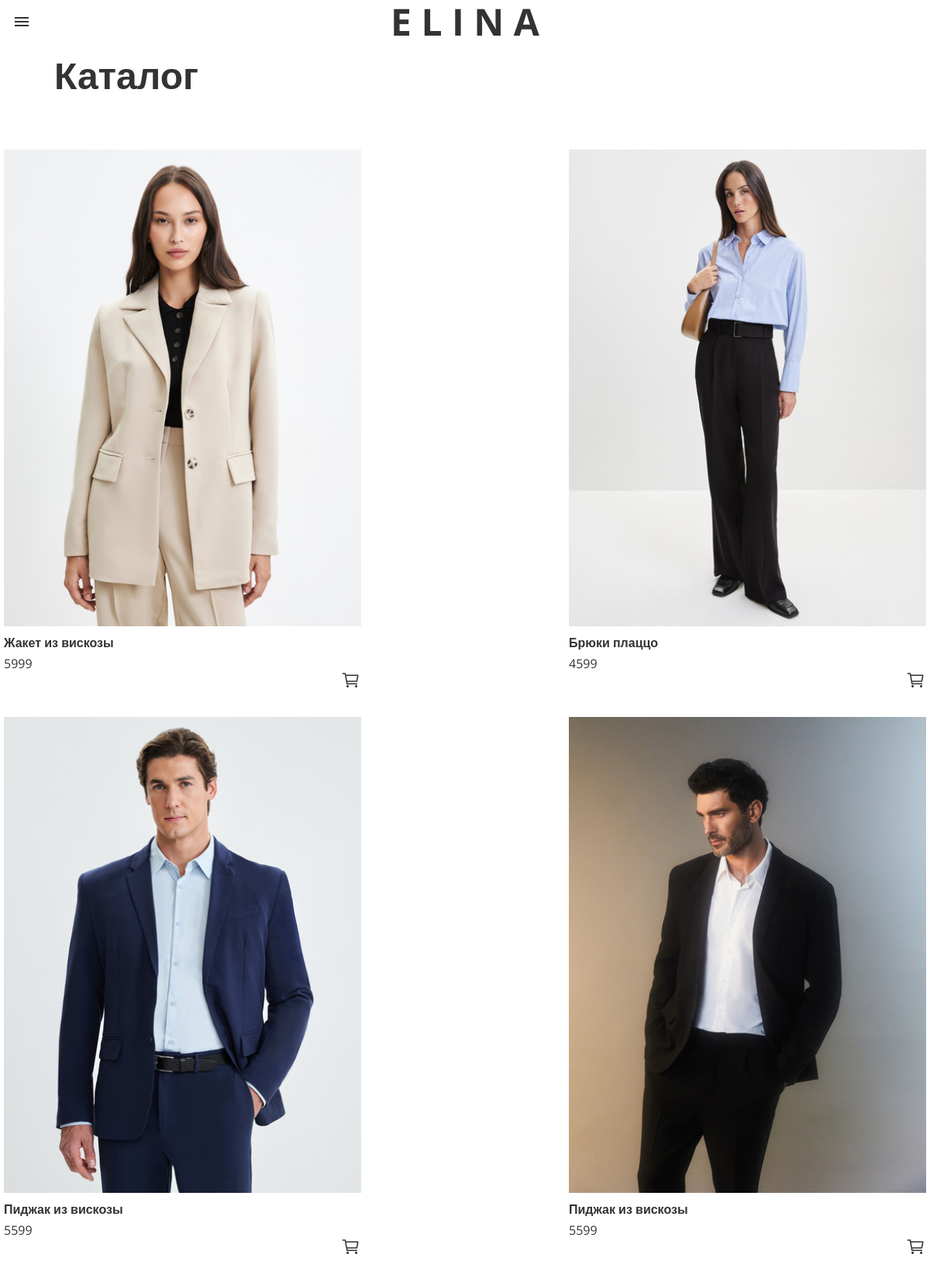
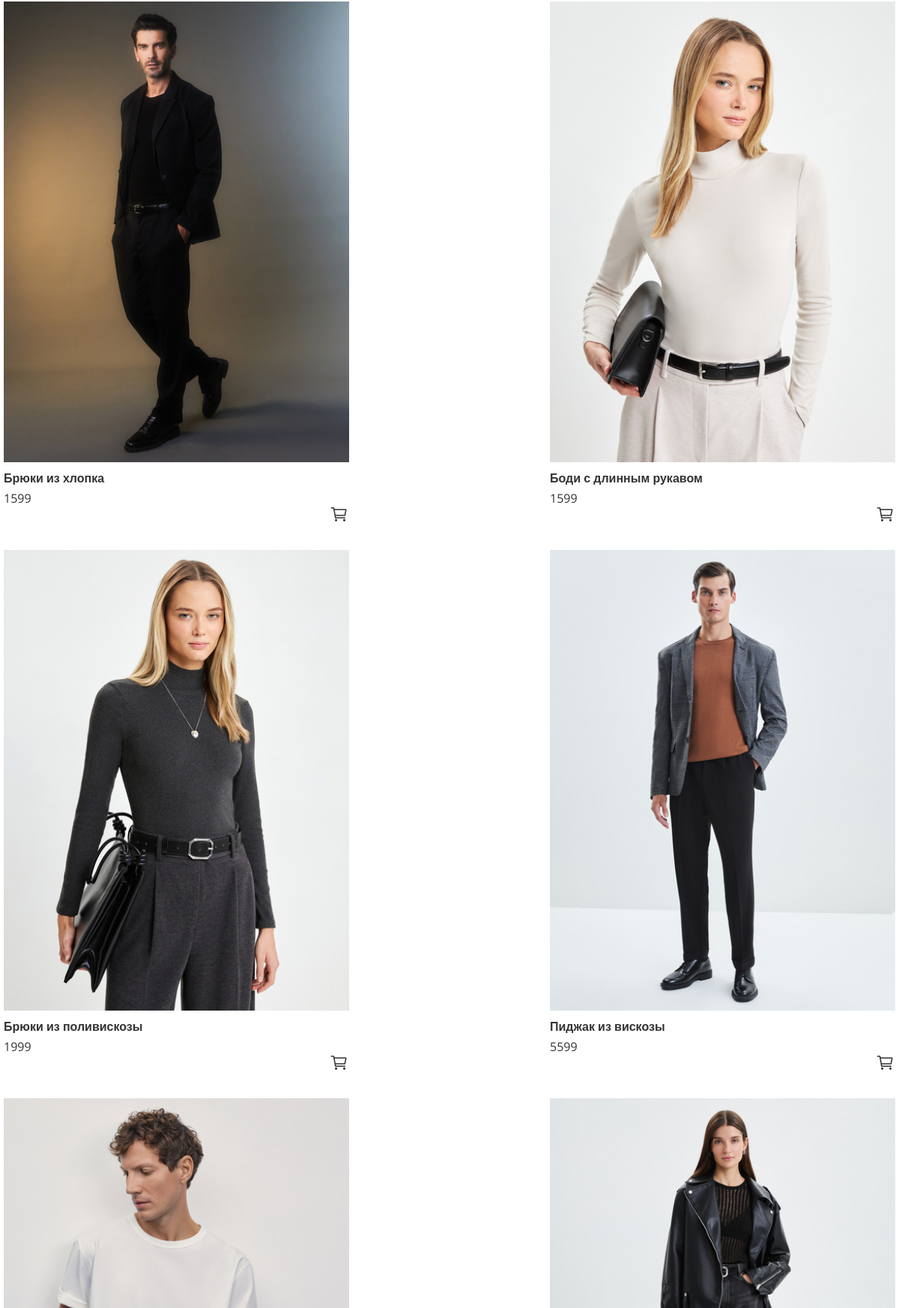
/catalog (upper part), run on the app's committed database (2 pictures, top to bottom).
### tables this page shows
CREATE TABLE catalog (
id integer PRIMARY KEY,
title text NOT NULL,
price text NOT NULL,
imageurl text NOT NULL
);

### routing.py (the view)
@app.route('/catalog')
def catalog():
  db = get_db()
  cursor = db.execute('SELECT id, title, price, imageurl FROM catalog')
  products = cursor.fetchall()
  return render_template('catalog.html', products=products)

### routing.py (called while the page is built)
def connect_db():
  conn = sqlite3.connect(app.config['DATABASE'])
  conn.row_factory = sqlite3.Row
  return conn

def get_db():
  if not hasattr(g, 'link_db'):
    g.link_db = connect_db()
  return g.link_db

### templates/catalog.html (shortened to what this page needs)
{% extends "base.html" %}
{% block content %}
<link rel="stylesheet" type="text/css" href="{{ url_for('static', filename='/css/catalog.css') }}">
<div class="basic-catalog-title">Каталог</div>
<div class="basic-catalog">
  {% for product in products %}
    <div class="basic-catalog-item">
      <div class="product-info">
        <a class='no-underline' href="{{ url_for('product', id=product['id']) }}">
          <div class="basic-image-container">
            <img class="basic-item-image" src="{{ product['imageurl'] }}" alt="{{ product['title'] }}">
          </div>
        </a>
        <div class="product-info">
          <div class="basic-item-title">{{ product['title'] }}</div>
          <p class="basic-item-cost">{{ product['price'] }}</p>
          <form action="{{ url_for('add_to_cart') }}" method="post">
            <button class="cart-button" type="submit">
              {% if product['id'] in cart %}
                <img class="cart-icon" src="{{ url_for('static', filename='/assets/icons/icon_cart.svg') }}" data-added="true">
              {% else %}
                <img class="cart-icon" src="{{ url_for('static', filename='/assets/icons/icon_cart_outline.svg') }}" data-added="false">
              {% endif %}
            </button>
          </form>
        </div>
      </div>
    </div>
  {% endfor %}
</div>
{% endblock %}

### templates/base.html (shortened to what this page needs)
<!DOCTYPE html>
<html lang="en">
<head>
  <link rel="stylesheet" href="/static/css/base.css">
  <link rel="stylesheet" href="/static/css/main.css">
  <link rel="stylesheet" href="/static/css/catalog.css">
  <link rel="stylesheet" href="/static/css/basket.css">
  <link rel="stylesheet" href="/static/css/about.css">
  <link rel="stylesheet" href="/static/css/profile.css">
  <link rel="stylesheet" href="/static/css/404.css">
  <link rel="stylesheet" href="/static/css/product.css">
</head>
<body>
  <div id="header" class="header">
    <img id="menu" class="menu" src="/static/assets/icons/menu.svg" onclick="toggleSidebar()" />
    <div class="header-container">
      <a class="header-title {{ header_style }}" href="/">E L I N A</a>
    </div>
  </div>
  <div id="content">
    {% block content %}{% endblock %}
  </div>
</body>
</html>

### static/css/base.css (style rules this page uses)
html { font-family: 'Open Sans', sans-serif; font-style: normal; padding: 0; }
body { margin: 0; color: #fefefe; }
.header { display: flex; align-items: center; position: fixed; top: 0; width: 100%; height: 56px; transition: background-color 0.3s; z-index: 100; }
.menu { margin-left: 16px; cursor: pointer; }
.header-container { flex: 1; display: flex; justify-content: center; align-items: center; margin-right: 40px; }
.header .header-title { text-align: center; color: #333333; font-size: 48px; font-weight: 700; line-height: 48px; white-space: nowrap; text-decoration: none; }

### static/css/main.css (style rules this page uses)
.cart-icon { width: 25px; height: 25px; cursor: pointer; margin-left: 435px; }

### static/css/catalog.css (style rules this page uses)
a.no-underline { text-decoration: none; }
.basic-catalog-title { margin: 64px 0 64px 70px; font-size: 48px; font-weight: 700; color: #333333; text-align: left; }
.basic-image-container { position: relative; overflow: hidden; }
.basic-image-container img { display: block; width: 100%; height: auto; }
.basic-catalog { display: flex; flex-wrap: wrap; justify-content: space-between; width: 100%; }
.basic-catalog .basic-catalog-item { flex-basis: calc(25% - 10px); margin: 0 5px 20px; box-sizing: border-box; }
.basic-catalog .basic-catalog-item .basic-image-container { position: relative; overflow: hidden; }
.basic-catalog .basic-catalog-item .basic-item-image { width: 100%; height: auto; display: block; }
.basic-catalog .basic-catalog-item .basic-item-title { margin-top: 10px; font-size: 16px; font-weight: bold; color: #333333; }
.basic-catalog .basic-catalog-item .basic-item-cost { margin-top: 5px; font-size: 16px; color: #333333; }
.cart-icon { width: 25px; height: 25px; cursor: pointer; margin: -910px 1px 10px 435px; }
.cart-button { background: none; border: none; padding: 0; cursor: pointer; display: inline-block; }
.product-info { display: flex; flex-direction: column; }

### static/css/404.css (style rules this page uses)
p { font-size: 18px; color: #666; }

### data on the page
catalog: imageurl (picture), title "Жакет из вискозы", price "5999"
catalog: imageurl (picture), title "Брюки плаццо", price "4599"
catalog: imageurl (picture), title "Пиджак из вискозы", price "5599"
catalog: imageurl (picture), title "Пиджак из вискозы", price "5599"
catalog: imageurl (picture), title "Брюки из хлопка", price "1599"
catalog: imageurl (picture), title "Боди с длинным рукавом", price "1599"
catalog: imageurl (picture), title "Брюки из поливискозы", price "1999"
catalog: imageurl (picture), title "Пиджак из вискозы", price "5599"
catalog: imageurl (picture)
catalog: imageurl (picture)
